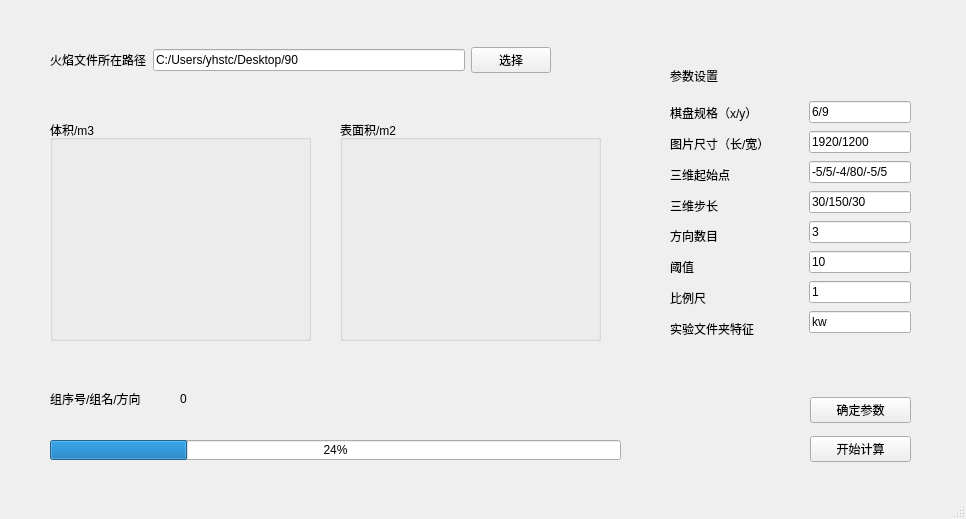
<?xml version="1.0" encoding="UTF-8"?>
<ui version="4.0">
 <class>ManyWindow</class>
 <widget class="QMainWindow" name="ManyWindow">
  <property name="geometry">
   <rect>
    <x>0</x>
    <y>0</y>
    <width>966</width>
    <height>519</height>
   </rect>
  </property>
  <property name="windowTitle">
   <string>火焰批量处理</string>
  </property>
  <property name="windowIcon">
   <iconset>
    <normaloff>:/window_icon/favicon-20191211100205340.ico</normaloff>:/window_icon/favicon-20191211100205340.ico</iconset>
  </property>
  <widget class="QWidget" name="centralwidget">
   <widget class="QWidget" name="verticalLayoutWidget_5">
    <property name="geometry">
     <rect>
      <x>810</x>
      <y>390</y>
      <width>101</width>
      <height>80</height>
     </rect>
    </property>
    <layout class="QVBoxLayout" name="verticalLayout_5">
     <item>
      <widget class="QPushButton" name="ensure">
       <property name="text">
        <string>确定参数</string>
       </property>
      </widget>
     </item>
     <item>
      <widget class="QPushButton" name="begin_cal">
       <property name="text">
        <string>开始计算</string>
       </property>
      </widget>
     </item>
    </layout>
   </widget>
   <widget class="QLabel" name="label_4">
    <property name="geometry">
     <rect>
      <x>670</x>
      <y>70</y>
      <width>54</width>
      <height>12</height>
     </rect>
    </property>
    <property name="text">
     <string>参数设置</string>
    </property>
   </widget>
   <widget class="QGroupBox" name="LineDisplayGB_Area">
    <property name="geometry">
     <rect>
      <x>340</x>
      <y>120</y>
      <width>261</width>
      <height>221</height>
     </rect>
    </property>
    <property name="title">
     <string>表面积/m2</string>
    </property>
   </widget>
   <widget class="QWidget" name="horizontalLayoutWidget_2">
    <property name="geometry">
     <rect>
      <x>670</x>
      <y>100</y>
      <width>241</width>
      <height>241</height>
     </rect>
    </property>
    <layout class="QHBoxLayout" name="horizontalLayout_4">
     <item>
      <layout class="QVBoxLayout" name="verticalLayout">
       <item>
        <widget class="QLabel" name="label_5">
         <property name="text">
          <string>棋盘规格（x/y）</string>
         </property>
        </widget>
       </item>
       <item>
        <widget class="QLabel" name="label_6">
         <property name="text">
          <string>图片尺寸（长/宽）</string>
         </property>
        </widget>
       </item>
       <item>
        <widget class="QLabel" name="label_7">
         <property name="text">
          <string>三维起始点</string>
         </property>
        </widget>
       </item>
       <item>
        <widget class="QLabel" name="label_8">
         <property name="text">
          <string>三维步长</string>
         </property>
        </widget>
       </item>
       <item>
        <widget class="QLabel" name="label_9">
         <property name="text">
          <string>方向数目</string>
         </property>
        </widget>
       </item>
       <item>
        <widget class="QLabel" name="label_14">
         <property name="text">
          <string>阈值</string>
         </property>
        </widget>
       </item>
       <item>
        <widget class="QLabel" name="label_10">
         <property name="text">
          <string>比例尺</string>
         </property>
        </widget>
       </item>
       <item>
        <widget class="QLabel" name="label">
         <property name="text">
          <string>实验文件夹特征</string>
         </property>
        </widget>
       </item>
      </layout>
     </item>
     <item>
      <spacer name="horizontalSpacer">
       <property name="orientation">
        <enum>Qt::Horizontal</enum>
       </property>
       <property name="sizeHint" stdset="0">
        <size>
         <width>40</width>
         <height>20</height>
        </size>
       </property>
      </spacer>
     </item>
     <item>
      <layout class="QVBoxLayout" name="verticalLayout_2">
       <property name="spacing">
        <number>7</number>
       </property>
       <item>
        <widget class="QLineEdit" name="w_h">
         <property name="text">
          <string>6/9</string>
         </property>
        </widget>
       </item>
       <item>
        <widget class="QLineEdit" name="l_w">
         <property name="text">
          <string>1920/1200</string>
         </property>
        </widget>
       </item>
       <item>
        <widget class="QLineEdit" name="x0_y0_z0">
         <property name="text">
          <string>-5/5/-4/80/-5/5</string>
         </property>
        </widget>
       </item>
       <item>
        <widget class="QLineEdit" name="x_deta_y_deta_z_deta">
         <property name="text">
          <string>30/150/30</string>
         </property>
        </widget>
       </item>
       <item>
        <widget class="QLineEdit" name="direction_num">
         <property name="text">
          <string>3</string>
         </property>
        </widget>
       </item>
       <item>
        <widget class="QLineEdit" name="yuzhi">
         <property name="text">
          <string>10</string>
         </property>
        </widget>
       </item>
       <item>
        <widget class="QLineEdit" name="scal_number">
         <property name="text">
          <string>1</string>
         </property>
        </widget>
       </item>
       <item>
        <widget class="QLineEdit" name="te_zheng">
         <property name="text">
          <string>kw</string>
         </property>
        </widget>
       </item>
      </layout>
     </item>
    </layout>
   </widget>
   <widget class="QGroupBox" name="LineDisplayGB_Volume">
    <property name="geometry">
     <rect>
      <x>50</x>
      <y>120</y>
      <width>261</width>
      <height>221</height>
     </rect>
    </property>
    <property name="title">
     <string>体积/m3</string>
    </property>
   </widget>
   <widget class="QLabel" name="zu_name">
    <property name="geometry">
     <rect>
      <x>180</x>
      <y>360</y>
      <width>591</width>
      <height>78</height>
     </rect>
    </property>
    <property name="text">
     <string>0</string>
    </property>
   </widget>
   <widget class="QProgressBar" name="progressBar">
    <property name="geometry">
     <rect>
      <x>50</x>
      <y>440</y>
      <width>571</width>
      <height>20</height>
     </rect>
    </property>
    <property name="value">
     <number>24</number>
    </property>
   </widget>
   <widget class="QLabel" name="label_2">
    <property name="geometry">
     <rect>
      <x>50</x>
      <y>360</y>
      <width>111</width>
      <height>78</height>
     </rect>
    </property>
    <property name="text">
     <string>组序号/组名/方向</string>
    </property>
   </widget>
   <widget class="QWidget" name="horizontalLayoutWidget">
    <property name="geometry">
     <rect>
      <x>50</x>
      <y>20</y>
      <width>501</width>
      <height>80</height>
     </rect>
    </property>
    <layout class="QHBoxLayout" name="horizontalLayout">
     <item>
      <widget class="QLabel" name="label_zu_path">
       <property name="text">
        <string>火焰文件所在路径</string>
       </property>
      </widget>
     </item>
     <item>
      <widget class="QLineEdit" name="lineEdit_zu_path">
       <property name="text">
        <string>C:/Users/yhstc/Desktop/90</string>
       </property>
       <property name="readOnly">
        <bool>false</bool>
       </property>
      </widget>
     </item>
     <item>
      <widget class="QPushButton" name="pushButton_zu_path">
       <property name="text">
        <string>选择</string>
       </property>
      </widget>
     </item>
    </layout>
   </widget>
  </widget>
  <widget class="QStatusBar" name="statusbar"/>
  <action name="zu_path">
   <property name="text">
    <string>打开</string>
   </property>
  </action>
 </widget>
 <resources/>
 <connections>
  <connection>
   <sender>ensure</sender>
   <signal>clicked()</signal>
   <receiver>ManyWindow</receiver>
   <slot>ensure()</slot>
   <hints>
    <hint type="sourcelabel">
     <x>862</x>
     <y>390</y>
    </hint>
    <hint type="destinationlabel">
     <x>873</x>
     <y>359</y>
    </hint>
   </hints>
  </connection>
  <connection>
   <sender>begin_cal</sender>
   <signal>clicked()</signal>
   <receiver>ManyWindow</receiver>
   <slot>begin()</slot>
   <hints>
    <hint type="sourcelabel">
     <x>830</x>
     <y>426</y>
    </hint>
    <hint type="destinationlabel">
     <x>911</x>
     <y>456</y>
    </hint>
   </hints>
  </connection>
  <connection>
   <sender>pushButton_zu_path</sender>
   <signal>clicked()</signal>
   <receiver>ManyWindow</receiver>
   <slot>file_dir()</slot>
   <hints>
    <hint type="sourcelabel">
     <x>515</x>
     <y>61</y>
    </hint>
    <hint type="destinationlabel">
     <x>520</x>
     <y>94</y>
    </hint>
   </hints>
  </connection>
 </connections>
 <slots>
  <slot>file_dir()</slot>
  <slot>ensure()</slot>
  <slot>begin()</slot>
 </slots>
</ui>
